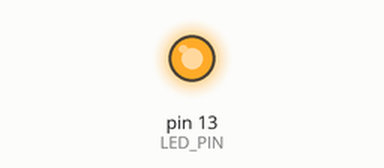
Bench run of a sketch on a simulated Arduino Uno, built with avr-gcc and run on an emulated ATmega328P. On the bench: output pins drawn as LEDs (lit = HIGH). What the sketch prints to the serial monitor is not drawn.

Above: at 1.1 s.
At 9.7 s:
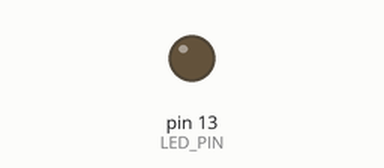
Timing chart, 0 to 14.0 s (numbered marks = the images above):
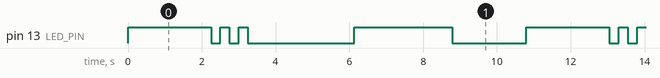

The sketch:

sketch_jan27a.ino
```cpp
const int LED_PIN=13;
int delai=2000;
int temps_clignotement=250;
int temp_variation=2048/256;


void setup(){
   Serial.begin(9600);
    pinMode(LED_PIN, OUTPUT);

}
void allumer(){
 digitalWrite(LED_PIN, HIGH);
 Serial.println("allume-2409626");
delay (delai);

}
void clignotement(){
  for(int i=0; i<=2;i++){
   digitalWrite(LED_PIN, HIGH);
  delay(temps_clignotement);
   digitalWrite(LED_PIN, LOW);
   delay(temps_clignotement);

  }
  Serial.println("clignotement -2409626");

}
void variation(){
for (int i=0;i<=255;i++){
  analogWrite(LED_PIN, i);
 Serial.println("variation -2409626");
 delay(temp_variation);
}

}
void eteindre(){
   digitalWrite(LED_PIN, LOW);
 Serial.println("Eteindre-2409626");
delay(delai);

}

void loop(){

allumer();
clignotement();
variation();
eteindre();

}
```

Measured:
- by itself, pin 13 (LED_PIN): repeats every 10.8 s: 2 × (LOW 0.25 s, HIGH 0.25 s), LOW 2.9 s, HIGH 2.7 s, LOW 2.0 s, HIGH 2.3 s
- by itself, everything shown: repeats every 10.8 s, in 8 steps
